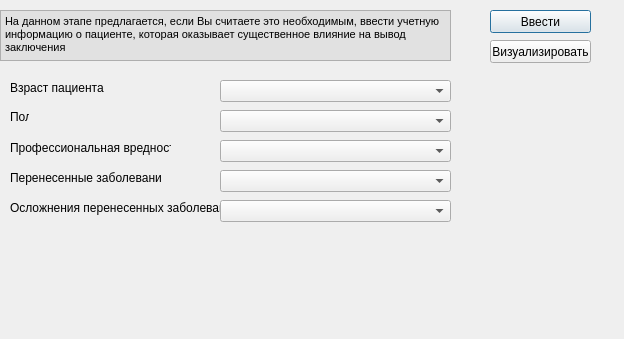
<?xml version="1.0" encoding="UTF-8"?>
<ui version="4.0">
 <class>DialogClearifyingInformation</class>
 <widget class="QDialog" name="DialogClearifyingInformation">
  <property name="geometry">
   <rect>
    <x>0</x>
    <y>0</y>
    <width>624</width>
    <height>339</height>
   </rect>
  </property>
  <property name="windowTitle">
   <string>Ввод учетной информации объекта исследования</string>
  </property>
  <widget class="QPushButton" name="Binput">
   <property name="geometry">
    <rect>
     <x>490</x>
     <y>10</y>
     <width>101</width>
     <height>23</height>
    </rect>
   </property>
   <property name="text">
    <string>Ввести</string>
   </property>
  </widget>
  <widget class="QPushButton" name="Bvisual">
   <property name="geometry">
    <rect>
     <x>490</x>
     <y>40</y>
     <width>101</width>
     <height>23</height>
    </rect>
   </property>
   <property name="text">
    <string>Визуализировать</string>
   </property>
  </widget>
  <widget class="QTextBrowser" name="textBrowser">
   <property name="geometry">
    <rect>
     <x>0</x>
     <y>10</y>
     <width>451</width>
     <height>51</height>
    </rect>
   </property>
   <property name="mouseTracking">
    <bool>false</bool>
   </property>
   <property name="styleSheet">
    <string>background-color: rgb(225, 225, 225)</string>
   </property>
   <property name="html">
    <string>&lt;!DOCTYPE HTML PUBLIC &quot;-//W3C//DTD HTML 4.0//EN&quot; &quot;http://www.w3.org/TR/REC-html40/strict.dtd&quot;&gt;
&lt;html&gt;&lt;head&gt;&lt;meta name=&quot;qrichtext&quot; content=&quot;1&quot; /&gt;&lt;style type=&quot;text/css&quot;&gt;
p, li { white-space: pre-wrap; }
&lt;/style&gt;&lt;/head&gt;&lt;body style=&quot; font-family:'Ubuntu'; font-size:11pt; font-weight:400; font-style:normal;&quot;&gt;
&lt;p style=&quot; margin-top:0px; margin-bottom:0px; margin-left:0px; margin-right:0px; -qt-block-indent:0; text-indent:0px;&quot;&gt;&lt;span style=&quot; font-family:'MS Shell Dlg 2'; font-size:8.25pt;&quot;&gt;На данном этапе предлагается, если Вы считаете это необходимым, ввести учетную информацию о пациенте, которая оказывает существенное влияние на вывод заключения&lt;/span&gt;&lt;/p&gt;&lt;/body&gt;&lt;/html&gt;</string>
   </property>
  </widget>
  <widget class="QLabel" name="label">
   <property name="geometry">
    <rect>
     <x>10</x>
     <y>110</y>
     <width>19</width>
     <height>13</height>
    </rect>
   </property>
   <property name="text">
    <string>Пол</string>
   </property>
  </widget>
  <widget class="QComboBox" name="comboBox_sex">
   <property name="geometry">
    <rect>
     <x>220</x>
     <y>110</y>
     <width>231</width>
     <height>22</height>
    </rect>
   </property>
  </widget>
  <widget class="QLabel" name="label_2">
   <property name="geometry">
    <rect>
     <x>10</x>
     <y>140</y>
     <width>161</width>
     <height>16</height>
    </rect>
   </property>
   <property name="text">
    <string>Профессиональная вредность</string>
   </property>
  </widget>
  <widget class="QComboBox" name="comboBox_profVrednost">
   <property name="geometry">
    <rect>
     <x>220</x>
     <y>140</y>
     <width>231</width>
     <height>22</height>
    </rect>
   </property>
  </widget>
  <widget class="QLabel" name="label_3">
   <property name="geometry">
    <rect>
     <x>10</x>
     <y>200</y>
     <width>221</width>
     <height>16</height>
    </rect>
   </property>
   <property name="text">
    <string>Осложнения перенесенных заболеваний</string>
   </property>
  </widget>
  <widget class="QComboBox" name="comboBox_oslozhneniya">
   <property name="geometry">
    <rect>
     <x>220</x>
     <y>200</y>
     <width>231</width>
     <height>22</height>
    </rect>
   </property>
  </widget>
  <widget class="QLabel" name="label_5">
   <property name="geometry">
    <rect>
     <x>10</x>
     <y>170</y>
     <width>151</width>
     <height>16</height>
    </rect>
   </property>
   <property name="text">
    <string>Перенесенные заболевания</string>
   </property>
  </widget>
  <widget class="QComboBox" name="comboBox_perenesZabol">
   <property name="geometry">
    <rect>
     <x>220</x>
     <y>170</y>
     <width>231</width>
     <height>22</height>
    </rect>
   </property>
  </widget>
  <widget class="QLabel" name="label_4">
   <property name="geometry">
    <rect>
     <x>10</x>
     <y>80</y>
     <width>121</width>
     <height>16</height>
    </rect>
   </property>
   <property name="text">
    <string>Взраст пациента</string>
   </property>
  </widget>
  <widget class="QComboBox" name="comboBox_age">
   <property name="geometry">
    <rect>
     <x>220</x>
     <y>80</y>
     <width>231</width>
     <height>22</height>
    </rect>
   </property>
  </widget>
 </widget>
 <resources/>
 <connections/>
</ui>
